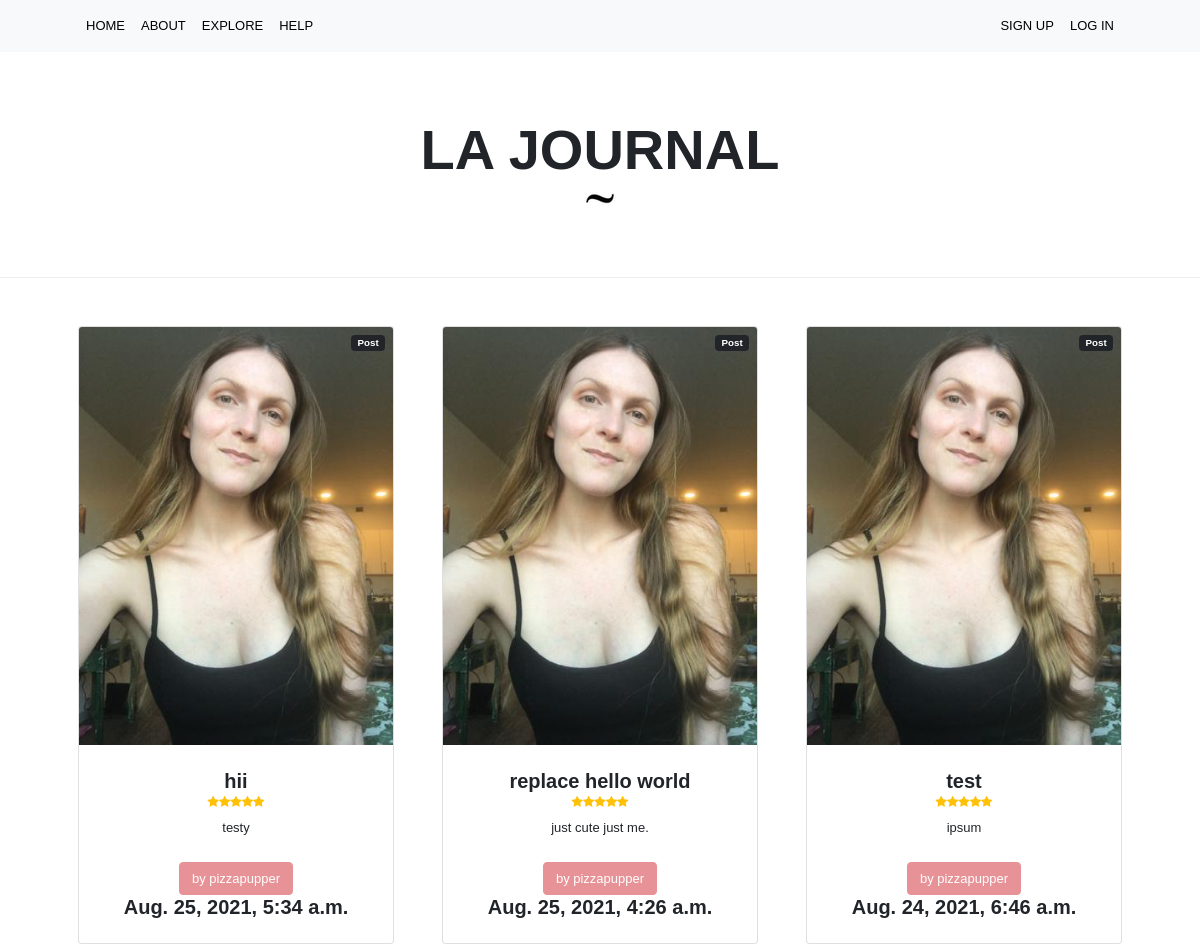
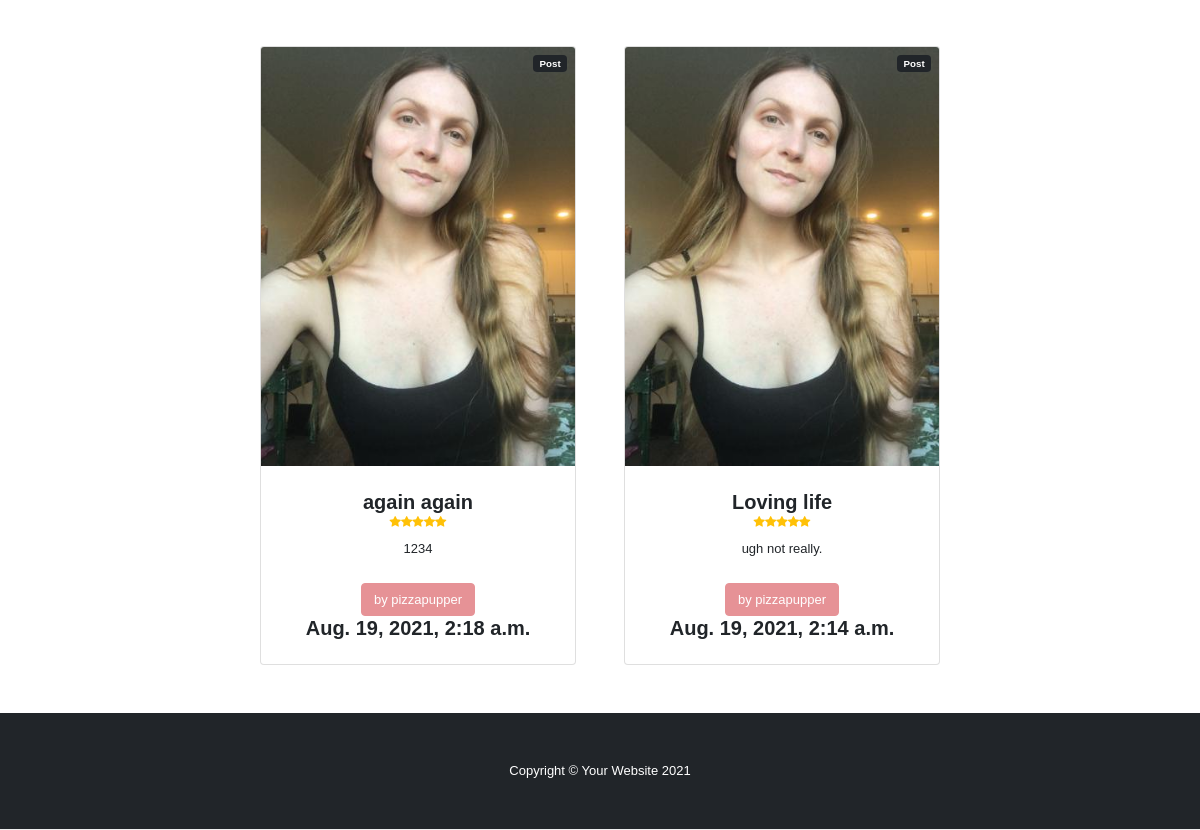
Before: /home/blog/pizzapupper/ with the older database file (2 pictures, top to bottom).
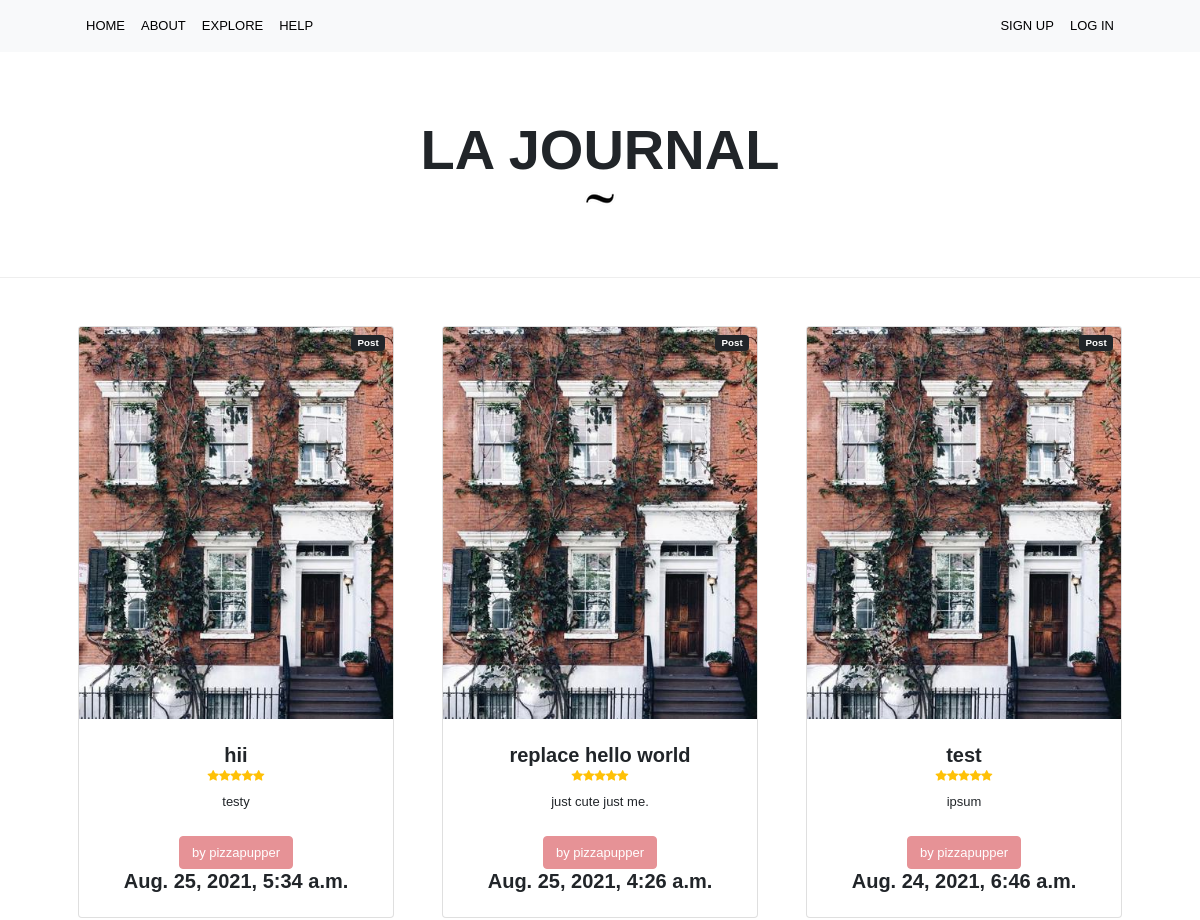
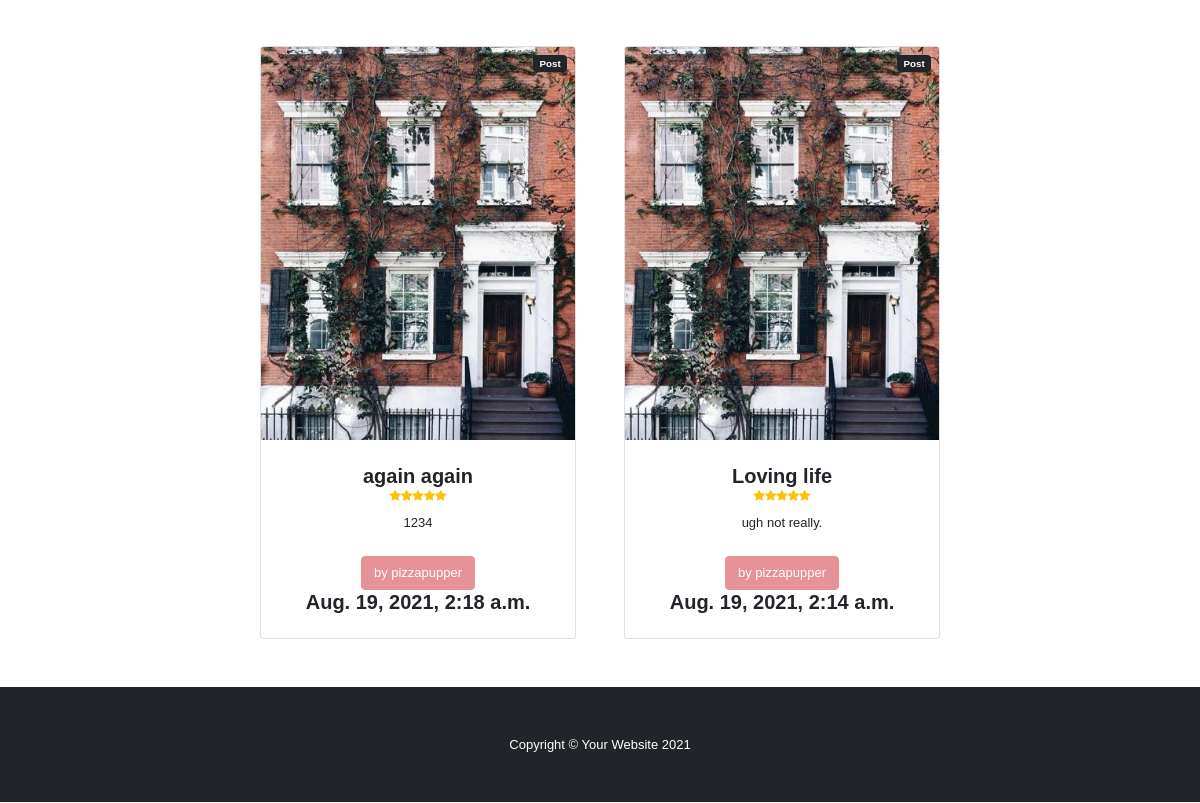
After: the same page with the newer database file (2 pictures, top to bottom).
### blog/models.py (models this page shows, shortened)
class Post(models.Model):
	title = models.CharField(max_length=100)
	post_content = models.TextField(max_length=10000)
	date_posted= models.DateTimeField(auto_now_add=True)
	author = models.ForeignKey(User, on_delete=models.CASCADE)

### users/models.py (models this page shows, shortened)
class Profile(models.Model):
	user = models.OneToOneField(User, on_delete=models.CASCADE)
	profile_pic = models.ImageField(default='anon.png', upload_to='profile-pics')

### blog/views.py (the view)
# urls.py: path('blog/<str:username>/', PostUserListView.as_view(), name='user-blog'),
class PostUserListView(ListView):
	model = Post
	def get_queryset(self):
		posts = Post.objects.all()
		for post in posts:
			if post.author.username==self.kwargs['username']:
				pk_value=post.author.id
				break
		queryset = Post.objects.all().filter(author=pk_value)
		queryset=queryset.order_by('-date_posted')
		return queryset
	template_name = 'blog/user_blog.html'

### blog/templates/blog/user_blog.html (shortened to what this page needs)
{% extends 'blog/base.html' %}
{% block postscontent %}
{% for object in object_list %}
	<div class="col mb-5">
  	  <div class="card h-100">
            <div class="badge bg-dark text-white position-absolute" style="top: 0.5rem; right: 0.5rem">Post</div>
            <img class="card-img-top" src="{{ object.author.profile.profile_pic.url }}" alt="..." />
                <div class="card-body p-4">
                    <div class="text-center">
                        <h5 class="fw-bolder">{{ object.title }}</h5>
                        <div class="d-flex justify-content-center small text-warning mb-2">
                            <div class="bi-star-fill"></div>
                            <div class="bi-star-fill"></div>
                            <div class="bi-star-fill"></div>
                            <div class="bi-star-fill"></div>
                            <div class="bi-star-fill"></div>
                              </div>
                                  {{ object.post_content }}
                                </div>
                            </div>
                            <div class="card-footer p-4 pt-0 border-top-0 bg-transparent">
                                <div class="text-center"><a class="btn btn-outline-dark mt-auto" href="#">by {{ object.author }}</a></div>
                                 <div class="text-center">
                        <h5 class="fw-bolder">{{ object.date_posted }}</h5>
                       </div>
                            </div>
                        </div>
                    </div>
{% endfor %}
{% endblock postscontent %}

Changed rows visible on the page:
changed through a linked row, Post "hii": author.profile.profile_pic: a different picture
changed through a linked row, Post "replace hello world": author.profile.profile_pic: a different picture
changed through a linked row, Post "test": author.profile.profile_pic: a different picture
changed through a linked row, Post "again again": author.profile.profile_pic: a different picture
changed through a linked row, Post "Loving life": author.profile.profile_pic: a different picture
